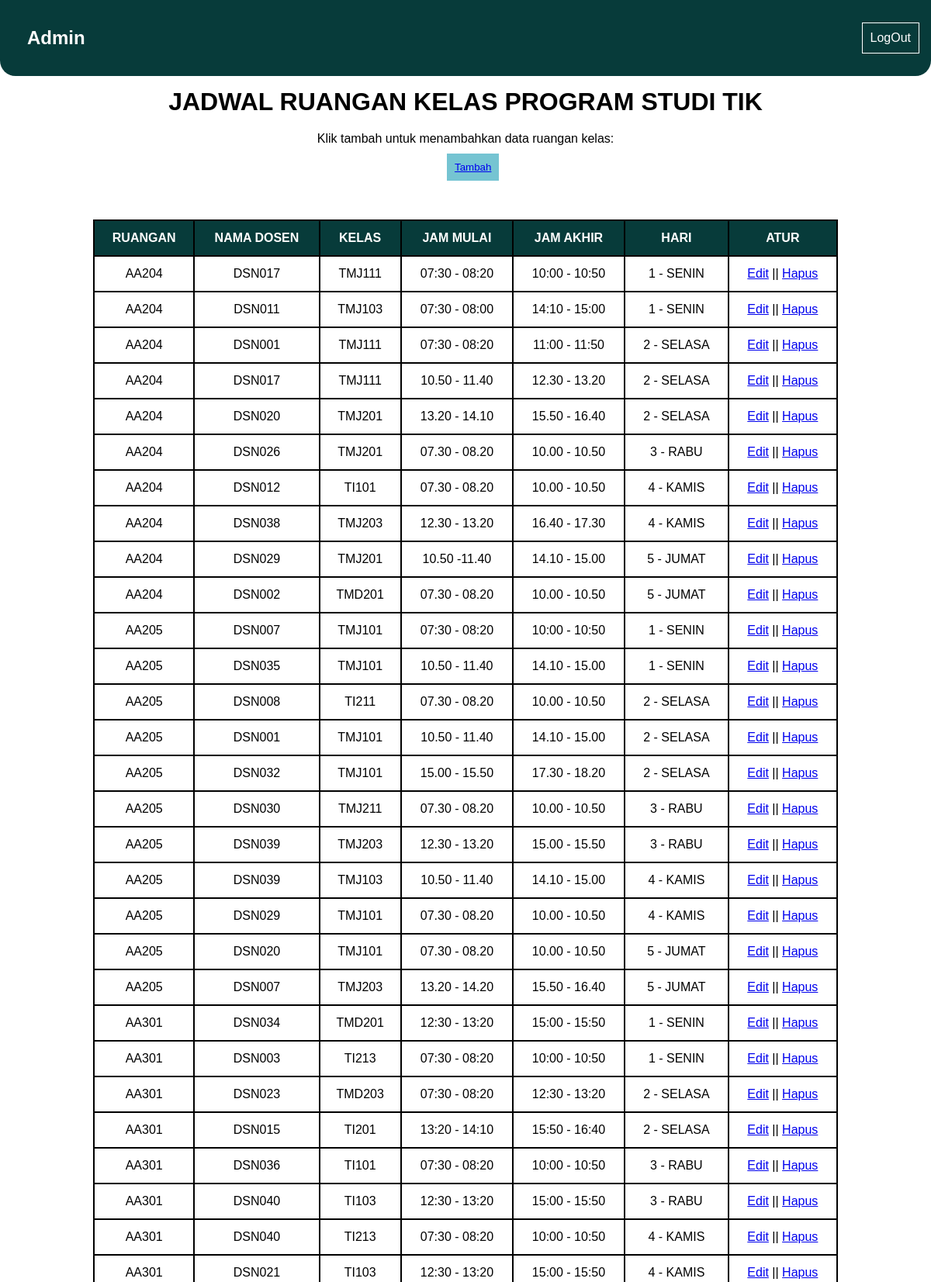
The app's page /admin.php (upper part) with its own data.
### tables this page shows
CREATE TABLE `jadwal` (
  `id` int(11) NOT NULL,
  `id_dosen` varchar(6) NOT NULL,
  `id_matkul` varchar(7) NOT NULL,
  `id_kelas` varchar(6) NOT NULL,
  `id_ruangan` varchar(6) NOT NULL,
  `jam_mulai` varchar(13) NOT NULL,
  `jam_akhir` varchar(13) NOT NULL,
  `hari` enum('1 - SENIN','2 - SELASA','3 - RABU','4 - KAMIS','5 - JUMAT','6 - SABTU') NOT NULL
);

### admin.php (the view, shortened to what this page needs)
<?php
include_once('conn.php');
$query = "SELECT * FROM jadwal order by id_ruangan, hari";
$result = mysqli_query($conn, $query);
?>
<!DOCTYPE html>
<html lang="en">
<head>
  <link rel="stylesheet" href="admin.css">
  <link rel="stylesheet" href="user.css">
</head>
<body>
  <div class="navbar">
    <h2 class="admin-title">Admin</h2>
    <button class="logoutbtn">
        <a class="logout" href="logout.php">LogOut</a></button>
  </div>
  <div class="title">
    JADWAL RUANGAN KELAS PROGRAM STUDI TIK
  </div>
  <div class="caption">Klik tambah untuk menambahkan data ruangan kelas:</div>
  <button class="btn-tambah"><a href="tambah.php">Tambah</a></button>
  <div>
    <table id="jadwal_ruangan" class="jadwal">
      <tbody>
        <tr>
          <th>RUANGAN</th>
          <th>NAMA DOSEN</th>
          <th>KELAS</th>
          <th>JAM MULAI</th>
          <th>JAM AKHIR</th>
          <th>HARI</th>
          <th>ATUR</th>
        </tr>
        <?php
                while ($row = mysqli_fetch_assoc($result)) { ?>
        <tr>
          <td>
            <?php echo $row['id_ruangan']; ?>
          </td>
          <td>
            <?php echo $row['id_dosen']; ?>
          </td>
          <td>
            <?php echo $row['id_kelas']; ?>
          </td>
          <td>
            <?php echo $row['jam_mulai']; ?>
          </td>
          <td>
            <?php echo $row['jam_akhir']; ?>
          </td>
          <td>
            <?php echo $row['hari']; ?>
          </td>
          <td>
            <a href="update.php?id=<?php echo $row['id']; ?>">Edit</a> ||
            <a href="hapus.php?id=<?php echo $row['id']; ?>"
              onclick="return confirm('Anda yakin ingin menghapus data ini?')">Hapus</a>
          </td>
        </tr>
        <?php } ?>
      </tbody>
    </table>
  </div>
</body>
</html>

### admin.css (style rules this page uses)
body { margin: 0; font-family: 'Poppins', sans-serif; }
.navbar { background-color: #073B3A; padding: 15px; border-radius: 0 0 20px 20px; color: white; display: flex; justify-content: space-between; align-items: center; }
.title { margin-top: 15px; font-size: 32px; font-weight: bold; text-align: center; }
.admin-title { margin-left: 20px; }
.logoutbtn { background-color: #073B3A; padding: 10px; font-size: 16px; border: 1px solid white; cursor: pointer; }
.logout { color: white; text-decoration: none; }

### user.css (style rules this page uses)
body { margin: 0; font-family: "Poppins", sans-serif; }
.navbar { background-color: #073b3a; padding: 15px; border-radius: 0 0 20px 20px; color: white; display: flex; justify-content: space-between; align-items: center; }
.title { margin-top: 15px; font-size: 32px; font-weight: bold; text-align: center; }
.logoutbtn { background-color: #073b3a; padding: 10px; font-size: 16px; border: 1px solid white; margin-left: 500px; right: 100px; }
.logout { color: white; text-decoration: none; }

### admin.php (style rules this page uses)
table { margin: auto; margin-top: 50px; margin-bottom: 50px; border-collapse: collapse; width: 80%; }
th, td { border: 2px solid black; padding: 13px; text-align: center; }
th { background-color: #073B3A; color: white; }
.btn-tambah { font-family: 'Poppins', sans-serif; border: none; color: white; background-color: #75c4d2; padding: 10px; margin-left: 48%; margin-top: 10px; }
.caption { font-family: 'Poppins', sans-serif; text-align: center; margin-top: 20px; }

### records on screen
jadwal: id_ruangan "AA204", id_dosen "DSN017", id_kelas "TMJ111", jam_mulai "07:30 - 08:20", jam_akhir "10:00 - 10:50", hari "1 - SENIN"
jadwal: id_ruangan "AA204", id_dosen "DSN011", id_kelas "TMJ103", jam_mulai "07:30 - 08:00", jam_akhir "14:10 - 15:00", hari "1 - SENIN"
jadwal: id_ruangan "AA204", id_dosen "DSN001", id_kelas "TMJ111", jam_mulai "07:30 - 08:20", jam_akhir "11:00 - 11:50", hari "2 - SELASA"
jadwal: id_ruangan "AA204", id_dosen "DSN017", id_kelas "TMJ111", jam_mulai "10.50 - 11.40", jam_akhir "12.30 - 13.20", hari "2 - SELASA"
jadwal: id_ruangan "AA204", id_dosen "DSN020", id_kelas "TMJ201", jam_mulai "13.20 - 14.10", jam_akhir "15.50 - 16.40", hari "2 - SELASA"
jadwal: id_ruangan "AA204", id_dosen "DSN026", id_kelas "TMJ201", jam_mulai "07.30 - 08.20", jam_akhir "10.00 - 10.50", hari "3 - RABU"
jadwal: id_ruangan "AA204", id_dosen "DSN012", id_kelas "TI101", jam_mulai "07.30 - 08.20", jam_akhir "10.00 - 10.50", hari "4 - KAMIS"
jadwal: id_ruangan "AA204", id_dosen "DSN038", id_kelas "TMJ203", jam_mulai "12.30 - 13.20", jam_akhir "16.40 - 17.30", hari "4 - KAMIS"
jadwal: id_ruangan "AA204", id_dosen "DSN029", id_kelas "TMJ201", jam_mulai "10.50 -11.40", jam_akhir "14.10 - 15.00", hari "5 - JUMAT"
jadwal: id_ruangan "AA204", id_dosen "DSN002", id_kelas "TMD201", jam_mulai "07.30 - 08.20", jam_akhir "10.00 - 10.50", hari "5 - JUMAT"
jadwal: id_ruangan "AA205", id_dosen "DSN007", id_kelas "TMJ101", jam_mulai "07:30 - 08:20", jam_akhir "10:00 - 10:50", hari "1 - SENIN"
jadwal: id_ruangan "AA205", id_dosen "DSN035", id_kelas "TMJ101", jam_mulai "10.50 - 11.40", jam_akhir "14.10 - 15.00", hari "1 - SENIN"
jadwal: id_ruangan "AA205", id_dosen "DSN008", id_kelas "TI211", jam_mulai "07.30 - 08.20", jam_akhir "10.00 - 10.50", hari "2 - SELASA"
jadwal: id_ruangan "AA205", id_dosen "DSN001", id_kelas "TMJ101", jam_mulai "10.50 - 11.40", jam_akhir "14.10 - 15.00", hari "2 - SELASA"
jadwal: id_ruangan "AA205", id_dosen "DSN032", id_kelas "TMJ101", jam_mulai "15.00 - 15.50", jam_akhir "17.30 - 18.20", hari "2 - SELASA"
jadwal: id_ruangan "AA205", id_dosen "DSN030", id_kelas "TMJ211", jam_mulai "07.30 - 08.20", jam_akhir "10.00 - 10.50", hari "3 - RABU"
jadwal: id_ruangan "AA205", id_dosen "DSN039", id_kelas "TMJ203", jam_mulai "12.30 - 13.20", jam_akhir "15.00 - 15.50", hari "3 - RABU"
jadwal: id_ruangan "AA205", id_dosen "DSN039", id_kelas "TMJ103", jam_mulai "10.50 - 11.40", jam_akhir "14.10 - 15.00", hari "4 - KAMIS"
jadwal: id_ruangan "AA205", id_dosen "DSN029", id_kelas "TMJ101", jam_mulai "07.30 - 08.20", jam_akhir "10.00 - 10.50", hari "4 - KAMIS"
jadwal: id_ruangan "AA205", id_dosen "DSN020", id_kelas "TMJ101", jam_mulai "07.30 - 08.20", jam_akhir "10.00 - 10.50", hari "5 - JUMAT"
jadwal: id_ruangan "AA205", id_dosen "DSN007", id_kelas "TMJ203", jam_mulai "13.20 - 14.20", jam_akhir "15.50 - 16.40", hari "5 - JUMAT"
jadwal: id_ruangan "AA301", id_dosen "DSN034", id_kelas "TMD201", jam_mulai "12:30 - 13:20", jam_akhir "15:00 - 15:50", hari "1 - SENIN"
jadwal: id_ruangan "AA301", id_dosen "DSN003", id_kelas "TI213", jam_mulai "07:30 - 08:20", jam_akhir "10:00 - 10:50", hari "1 - SENIN"
jadwal: id_ruangan "AA301", id_dosen "DSN023", id_kelas "TMD203", jam_mulai "07:30 - 08:20", jam_akhir "12:30 - 13:20", hari "2 - SELASA"
jadwal: id_ruangan "AA301", id_dosen "DSN015", id_kelas "TI201", jam_mulai "13:20 - 14:10", jam_akhir "15:50 - 16:40", hari "2 - SELASA"
jadwal: id_ruangan "AA301", id_dosen "DSN036", id_kelas "TI101", jam_mulai "07:30 - 08:20", jam_akhir "10:00 - 10:50", hari "3 - RABU"
jadwal: id_ruangan "AA301", id_dosen "DSN040", id_kelas "TI103", jam_mulai "12:30 - 13:20", jam_akhir "15:00 - 15:50", hari "3 - RABU"
jadwal: id_ruangan "AA301", id_dosen "DSN040", id_kelas "TI213", jam_mulai "07:30 - 08:20", jam_akhir "10:00 - 10:50", hari "4 - KAMIS"
jadwal: id_ruangan "AA301", id_dosen "DSN021", id_kelas "TI103", jam_mulai "12:30 - 13:20", jam_akhir "15:00 - 15:50", hari "4 - KAMIS"
